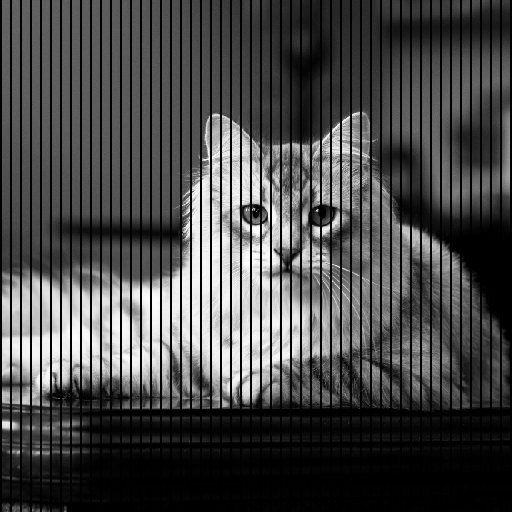
#> input picture modele_math/marvin_striped.png, 512 x 512 px
$ jupyter execute post_lab.ipynb
#> lines starting #> are read from the running program, lines starting #| are printed output that depends on the picture; after the words box and inside, x2 and y2 are one past the last pixel; in counts of white or black regions, pixels touching at a corner belong together
[cell 1]
import matplotlib.pyplot as plt
import numpy as np

quality = 200

linreg
incertitudes

tout en mm
$$
f_c = \frac{d}{2\lambda f}
$$
$$
\frac{\partial}{\partial d} = \frac{1}{2\lambda f}
$$

[cell 2]
lamb = 632e-6 # mm
f = 500 # mm

d = np.linspace(1,25,100)
fc = d / (2*lamb*f)

inc_diam = 1 # mm
inc_propag = 1 / (2*lamb*f)
inc_propag

[cell 3]
ouverture_iris = [1, 2, 3, 4, 5, 7, 9, 16, 25] # mm
freq_coupure = [1.25, 3.33, 5.88, 6.67, 6.67, 6.67, 10, 16.67, 26] # mm-1

[cell 4]
plt.plot(figsize=[8,6])
plt.errorbar(ouverture_iris, freq_coupure, yerr=inc_propag, xerr=inc_diam, fmt='o', ecolor='red', capsize=3, label="Données expérimentales")
#plt.scatter(ouverture_iris, freq_coupure)
plt.plot(d, fc, label=r"Résultat théorique $f_c$")
plt.legend()
plt.title(r"Fréquence de coupure $f_c$ en fonction du diamètre $d$")
plt.xlabel(r"Diamètre d'ouverture de l'iris $d$ (mm)")
plt.ylabel(r"Fréquence de coupure $f_c$ (mm$^{-1}$)")
plt.grid()
plt.tight_layout()
plt.savefig("graph_fc", dpi = quality)
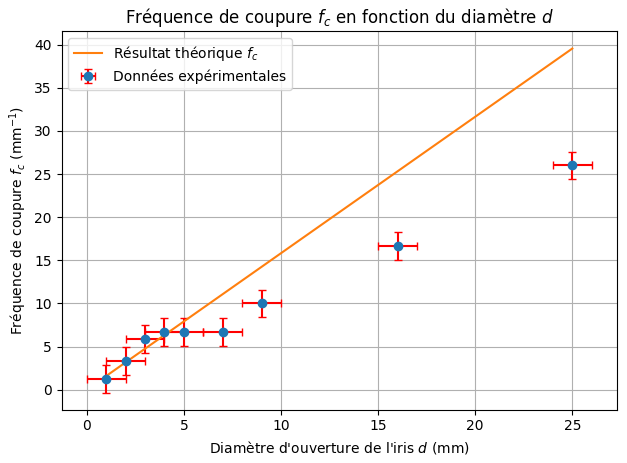
#> figure drawn by matplotlib, 1 panel

[cell 5]
marvin = plt.imread('marvin_striped.png')
#> marvin is the input picture: shape (512, 512) float32; min 0, max 1, mean 0.276
Marvin = np.fft.fft2(marvin) # compute fft2
Marvin = np.fft.fftshift(Marvin) # shift fft2

plt.figure(figsize=[10, 4])

plt.subplot(1,2,1)
im1 = plt.imshow(marvin, cmap='gray')
plt.title("Image de Marvin avec lignes verticales")
plt.xlabel("Pixels en x")
plt.ylabel("Pixels en y")
cb1 = plt.colorbar(im1)
cb1.set_label('Intensité')

plt.subplot(1,2,2)
im2 = plt.imshow(np.log(np.abs(Marvin)))
plt.title("Transformée de Fourier de Marvin")
plt.xlabel(r"Fréquence spatiale en x (pixel$^{-1}$)")
plt.ylabel(r"Fréquence spatiale en y (pixel$^{-1}$)")
cb2 = plt.colorbar(im2)
cb2.set_label('Contenu fréquentiel (échelle log 10)')

plt.tight_layout()
plt.savefig("marvin_bars", dpi = quality)
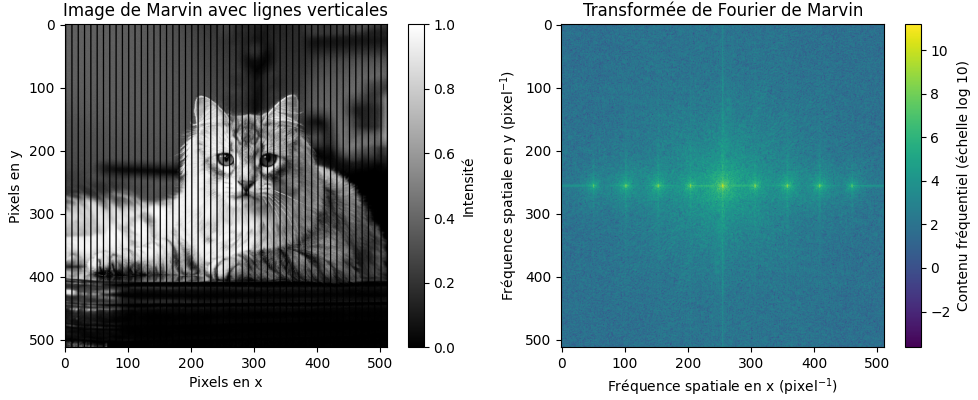
#> figure drawn by matplotlib, 4 panels

[cell 6]
freq_c = [3.33, 5.00, 6.67, 12.50, 16.67, 26.00]
diam_iris_theorique = 2*np.array(freq_c)*lamb*f

[cell 7]
image_list = []
for k in freq_c :
    w = np.ones(marvin.shape)
    for i in range(w.shape[0]):
        for j in range(w.shape[1]):
            r2 = (i-511/2)**2 + (j-511/2)**2
            if r2 > k**2:
                w[i,j] = 0

    Marvin_filtered = Marvin*w

    Marvin_filtered_unshifted = np.fft.fftshift(Marvin_filtered)  # Unshift
    marvin_filtered = np.fft.ifft2(Marvin_filtered_unshifted).real
    image_list.append(marvin_filtered)
#> this loop made 6 passes
#> pass 1, `marvin_filtered = np.fft.ifft2(Marvin_filtered_unshifted).real`:
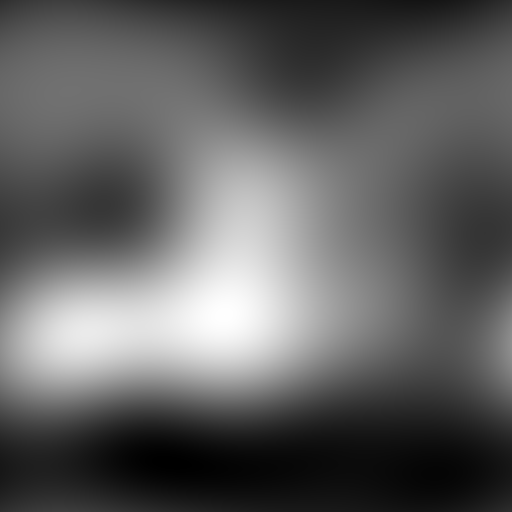
#> marvin_filtered: shape (512, 512) float64; min -0.0268, max 0.767, mean 0.276; drawn with min black and max white
#> pass 2, `marvin_filtered = np.fft.ifft2(Marvin_filtered_unshifted).real`:
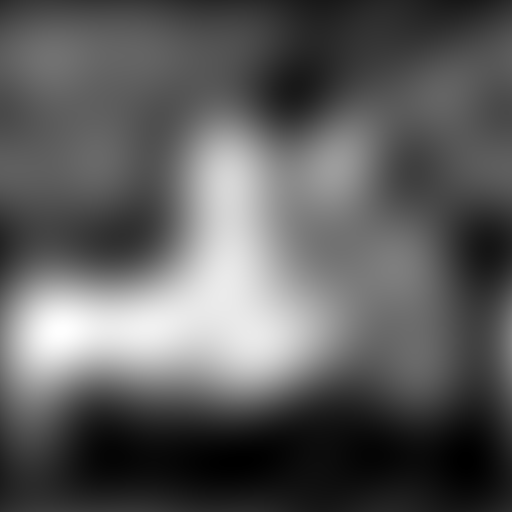
#> marvin_filtered: shape (512, 512) float64; min -0.0355, max 0.82, mean 0.276; drawn with min black and max white
#> pass 3, `marvin_filtered = np.fft.ifft2(Marvin_filtered_unshifted).real`:
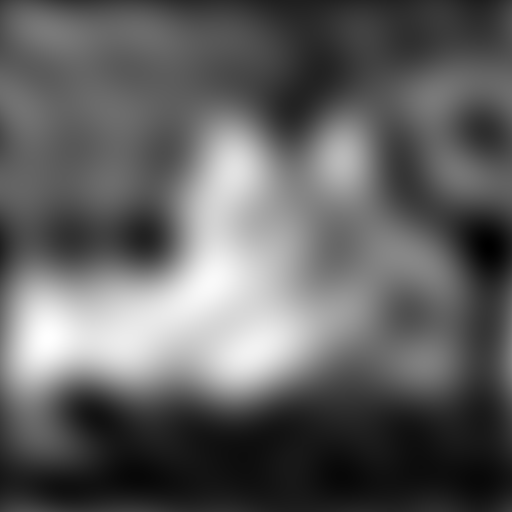
#> marvin_filtered: shape (512, 512) float64; min -0.0556, max 0.815, mean 0.276; drawn with min black and max white
#> after the loop:
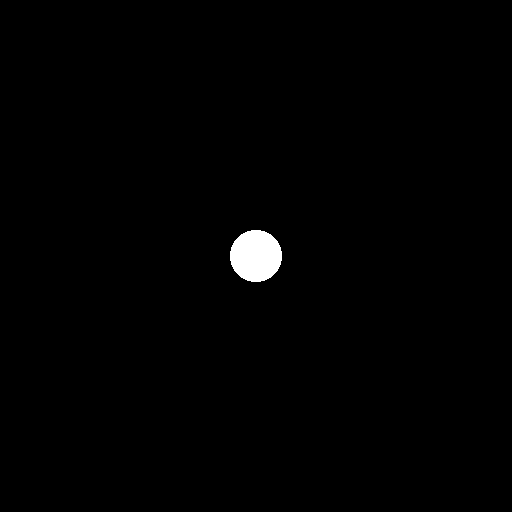
#> w: shape (512, 512) float64; values 0 (black) and 1 (white), 0.81% white; 1 white region, box (x1, y1, x2, y2) and area: (230, 230, 282, 282) 2128
#> after the loop, image_list = 6 items

[cell 8]
plt.figure(figsize=[9,11])

for i in range(6):
    plt.subplot(3,2,i+1)
    im = plt.imshow(image_list[i], cmap='gray')
    plt.title(rf"Marvin filtré avec $f_c = ${freq_c[i]} mm$^-$$^1$")
    plt.xlabel("Pixels en x")
    plt.ylabel("Pixels en y")
    cb = plt.colorbar(im)
    cb.set_label('Intensité')

plt.tight_layout()
plt.savefig(f"marvin_post_filter_bars", dpi = quality)
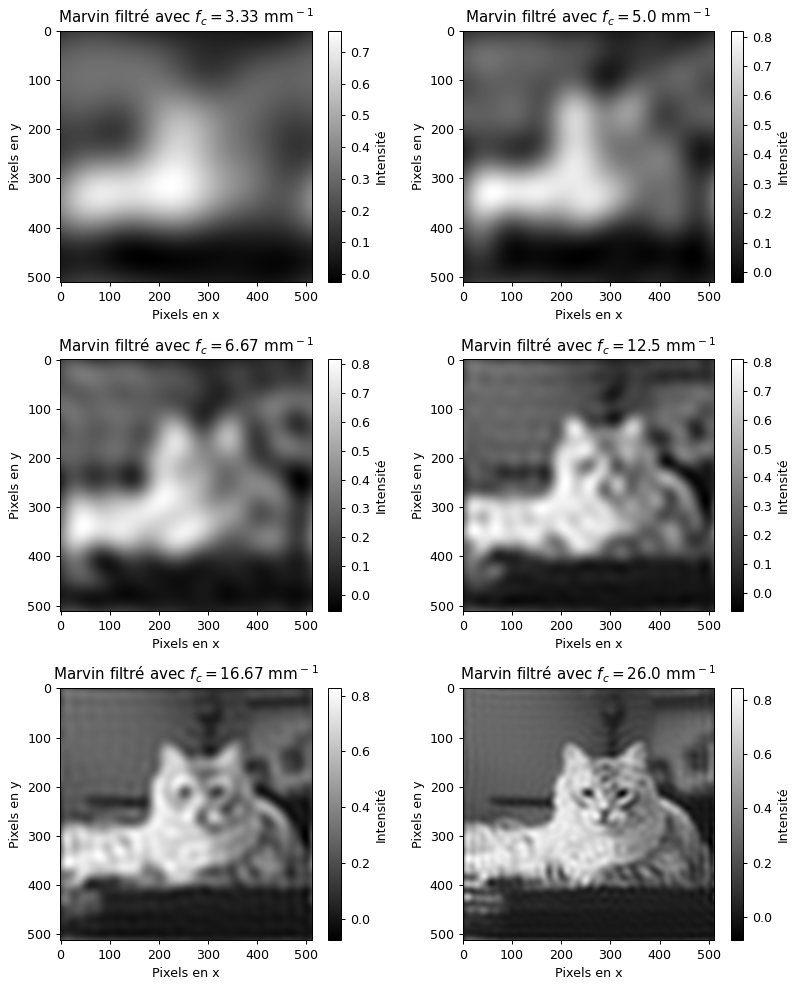
#> figure drawn by matplotlib, 12 panels
